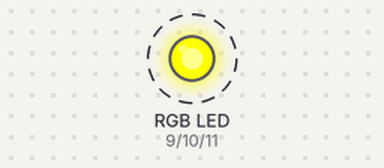
Simulated run of this sketch. Board: Arduino Uno, built with avr-gcc and run on an emulated ATmega328P. On the bench: an RGB LED mixed from three pins (HIGH = lit). Dashed ring = blinking.

Above: at 1.2 s.
Timing chart, 0 to 4.0 s (numbered marks = the images above):
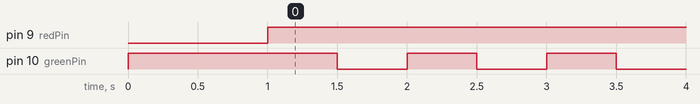

The sketch:

PowerIndicator.ino
```cpp
/*
 * Power Indicator - the purpose of this script/circuit is to visually display
 *                   the health of the system via a tricolor RGB LED.
 *
 * The redPin will be used to control the red portion of the LED.
 *     Note: this pin will act different then the other two as
 *           we will be turning this pin high to turn off the LED.
 *           To make the code cleaner, this change is only
 *           handled in the LightLed routine.
 * The greenPin will be used to control the green portion of the LED.
 * The bluePin will be used to control the blue portion of the LED.
 *
 * For this circuit, there will not be any additional inputs or outputs as this circuit is
 * intended as the basis for a project opposed to a complete project.
 */

/*
 * Enumeration of values to turn on/off the 3 channels of the tricolor LED
 */
typedef enum
{
  RED_ON = 0x1,
  GREEN_ON = 0x2,
  BLUE_ON = 0x4
} eLedSettings;

/*
 * Constants used in this sketch
 */
const int redPin = 9;
const int greenPin = 10;
const int bluePin = 11;

const int POWER_OFF = RED_ON;
const int POWER_ON = GREEN_ON;
const int SETUP = GREEN_ON | RED_ON;  // Turn both red and green on to get yellow
const int BLANK = 0; // no lED's lit

/*
 * Method declarations
 */
void LightLed(int colors);

/*
 *  LightLed
 *
 * This method checks the passed in value to determine which parts of the LED should be on and
 * which ones shouldn't be.  Only the lower 3 bits are used to indicate the colors starting with
 * red as the LSB (least significant bit) and blue the MSB (most significant bit)
 *
 * Params - colors - a set of bits (bit mask) indicating which LED colors should be on and
 *                   which ones should not be.
 *
 * Returns - none
 */
void LightLed(int colors)
{
  /*
   *  Red acts differently where a HIGH output turns off the LED and a LOW output
   *  turns it on.
   */
  if (colors & RED_ON)
  {
    digitalWrite(redPin, LOW);
  }
  else
  {
    digitalWrite(redPin, HIGH);
  }

  if (colors & GREEN_ON)
  {
    digitalWrite(greenPin, HIGH);
  }
  else
  {
    digitalWrite(greenPin, LOW);
  }

  if (colors & BLUE_ON)
  {
    digitalWrite(bluePin, HIGH);
  }
  else
  {
    digitalWrite(bluePin, LOW);
  }
}

/*
 * Setup - main configuration point of our sketch to configure
 *         the Arduino for writing digital values out on the defined pins
 *
 * Params - none
 *
 * Returns - nothing
 */
void setup()
{
  pinMode(redPin, OUTPUT);
  pinMode(greenPin, OUTPUT);
  pinMode(bluePin, OUTPUT);

  LightLed(SETUP);
  delay(1000);
}

/*
 * loop - main method which will be called each time the
 *        Arduino goes through its main loop to turn the
 *        LED on to green and then off blinking every
 *        half second
 *
 * Params - none
 *
 * Returns - nothing
 */
void loop()
{
  LightLed(POWER_ON);
  delay(500);

  LightLed(BLANK);
  delay(500);
}
```

Measured:
- by itself, pin 9 (redPin): LOW → HIGH at 1.0 s
- by itself, pin 10 (greenPin): alternates HIGH for 0.50 s and LOW for 0.50 s
